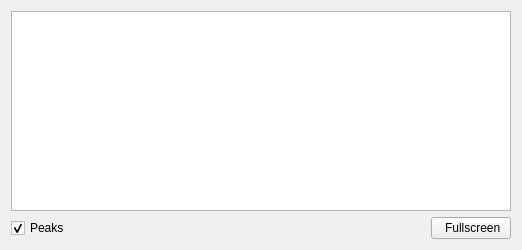
             <widget class="CContextFrame" name="CContextFrame_CaptureTab_rawBuf0_FFT">
              <property name="inheritSelector" stdset="0">
               <bool>false</bool>
              </property>
              <layout class="QVBoxLayout" name="verticalLayout_2">
               <item>
                <widget class="CStaticPlot" name="CStaticPlot_Capture_rawBuf0_FFT">
                 <property name="minimumSize">
                  <size>
                   <width>500</width>
                   <height>200</height>
                  </size>
                 </property>
                 <property name="font">
                  <font>
                   <family>Sans Serif</family>
                  </font>
                 </property>
                 <property name="plotTitle" stdset="0">
                  <string>rawBuf0_FFT</string>
                 </property>
                 <property name="gridOrientation" stdset="0">
                  <enum>StaticPlotWidget::Both</enum>
                 </property>
                 <property name="layerIDs" stdset="0">
                  <stringlist/>
                 </property>
                 <property name="axisLabels" stdset="0">
                  <string>{&quot;left&quot;: &quot;amplitude&quot;, &quot;bottom&quot;: &quot;frequency (kHz)&quot;, &quot;right&quot;: &quot;amplitude&quot;, &quot;top&quot;: &quot;frequency (kHz)&quot;}</string>
                 </property>
                 <property name="axisRanges" stdset="0">
                  <string>{&quot;x&quot;: &quot;auto&quot;, &quot;y&quot;: &quot;auto&quot;}</string>
                 </property>
                 <property name="curves" stdset="0">
                  <stringlist>
                   <string>{&quot;channel&quot;: null, &quot;style&quot;: &quot;Line Graph&quot;, &quot;layer&quot;: &quot;&quot;, &quot;name&quot;: &quot;&quot;, &quot;color&quot;: &quot;white&quot;, &quot;line_style&quot;: 1, &quot;line_width&quot;: 1, &quot;symbol&quot;: null, &quot;symbol_size&quot;: 10}</string>
                  </stringlist>
                 </property>
                </widget>
               </item>
               <item>
                <layout class="QHBoxLayout" name="horizontalLayout_CaptureTab_rawBuf0_FFT">
                 <item>
                  <widget class="QCheckBox" name="checkBox_peaks_0">
                   <property name="styleSheet">
                    <string notr="true"/>
                   </property>
                   <property name="text">
                    <string>Peaks</string>
                   </property>
                   <property name="checked">
                    <bool>true</bool>
                   </property>
                  </widget>
                 </item>
                 <item>
                  <spacer name="horizontalSpacer_rawBuf0_FFT">
                   <property name="orientation">
                    <enum>Qt::Horizontal</enum>
                   </property>
                   <property name="sizeHint" stdset="0">
                    <size>
                     <width>40</width>
                     <height>20</height>
                    </size>
                   </property>
                  </spacer>
                 </item>
                 <item>
                  <widget class="CRelatedDisplayButton" name="CRelatedDisplayButton_rawBuf0_FFT">
                   <property name="text">
                    <string> Fullscreen</string>
                   </property>
                   <property name="icon">
                    <iconset>
                     <normaloff>../icons/fullscreen.png</normaloff>../icons/fullscreen.png</iconset>
                   </property>
                   <property name="filenames" stdset="0">
                    <stringlist>
                     <string>fullscreen_rawbuf0_fft.py</string>
                    </stringlist>
                   </property>
                   <property name="titles" stdset="0">
                    <stringlist>
                     <string>rawBuf0_FFT (Fullscreen)</string>
                    </stringlist>
                   </property>
                   <property name="openInNewWindow" stdset="0">
                    <bool>true</bool>
                   </property>
                  </widget>
                 </item>
                </layout>
               </item>
              </layout>
             </widget>
